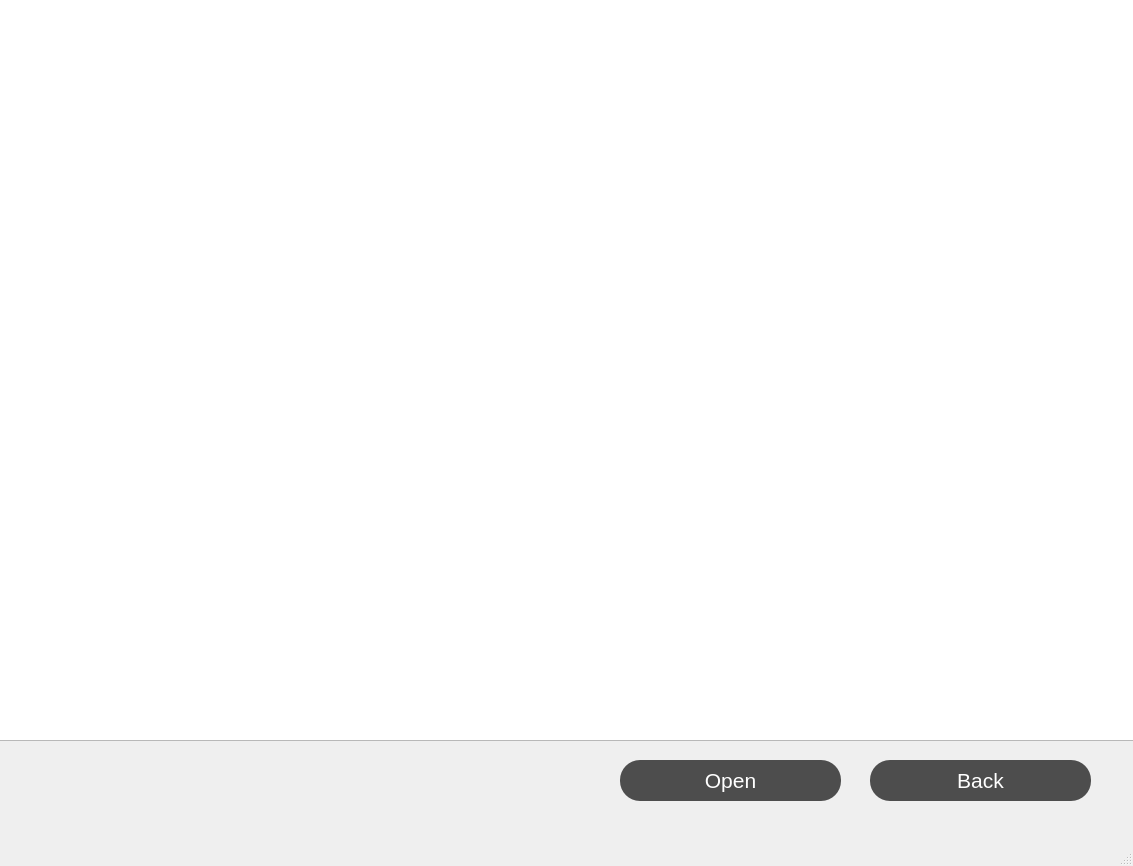
<?xml version="1.0" encoding="UTF-8"?>
<ui version="4.0">
 <class>ReciptWindow</class>
 <widget class="QMainWindow" name="ReciptWindow">
  <property name="geometry">
   <rect>
    <x>0</x>
    <y>0</y>
    <width>1133</width>
    <height>866</height>
   </rect>
  </property>
  <property name="windowTitle">
   <string>MainWindow</string>
  </property>
  <widget class="QWidget" name="centralwidget">
   <widget class="QTableView" name="customersTable">
    <property name="geometry">
     <rect>
      <x>-10</x>
      <y>-10</y>
      <width>1151</width>
      <height>751</height>
     </rect>
    </property>
    <property name="styleSheet">
     <string notr="true">QTableWidget::item {
    background-color: #f0f0f0; /* Set the default background color for table items */
}

QTableWidget::item:nth-child(even) {
    background-color: #ffffff; /* Set the background color for even rows */
}

QTableWidget::item:hover {
    background-color: #c0c0c0; /* Set the background color for hovered items */
}</string>
    </property>
    <property name="alternatingRowColors">
     <bool>true</bool>
    </property>
   </widget>
   <widget class="QPushButton" name="backButton">
    <property name="geometry">
     <rect>
      <x>870</x>
      <y>760</y>
      <width>221</width>
      <height>41</height>
     </rect>
    </property>
    <property name="font">
     <font>
      <pointsize>16</pointsize>
     </font>
    </property>
    <property name="styleSheet">
     <string notr="true">QPushButton {
    background-color: #4d4d4d;
    color: #ffffff;
    padding: 8px 16px;
    border-radius: 20px;
    box-shadow: 2px 2px 4px rgba(0, 0, 0, 0.4);
}

QPushButton:hover {
    background-color: #595959;
}

QPushButton:pressed {
    background-color: #3d3d3d;
}</string>
    </property>
    <property name="text">
     <string>Back</string>
    </property>
   </widget>
   <widget class="QPushButton" name="backButton_2">
    <property name="geometry">
     <rect>
      <x>620</x>
      <y>760</y>
      <width>221</width>
      <height>41</height>
     </rect>
    </property>
    <property name="font">
     <font>
      <pointsize>16</pointsize>
     </font>
    </property>
    <property name="styleSheet">
     <string notr="true">QPushButton {
    background-color: #4d4d4d;
    color: #ffffff;
    padding: 8px 16px;
    border-radius: 20px;
    box-shadow: 2px 2px 4px rgba(0, 0, 0, 0.4);
}

QPushButton:hover {
    background-color: #595959;
}

QPushButton:pressed {
    background-color: #3d3d3d;
}</string>
    </property>
    <property name="text">
     <string>Open</string>
    </property>
   </widget>
  </widget>
  <widget class="QMenuBar" name="menubar">
   <property name="geometry">
    <rect>
     <x>0</x>
     <y>0</y>
     <width>1133</width>
     <height>21</height>
    </rect>
   </property>
  </widget>
  <widget class="QStatusBar" name="statusbar"/>
 </widget>
 <resources/>
 <connections/>
</ui>
